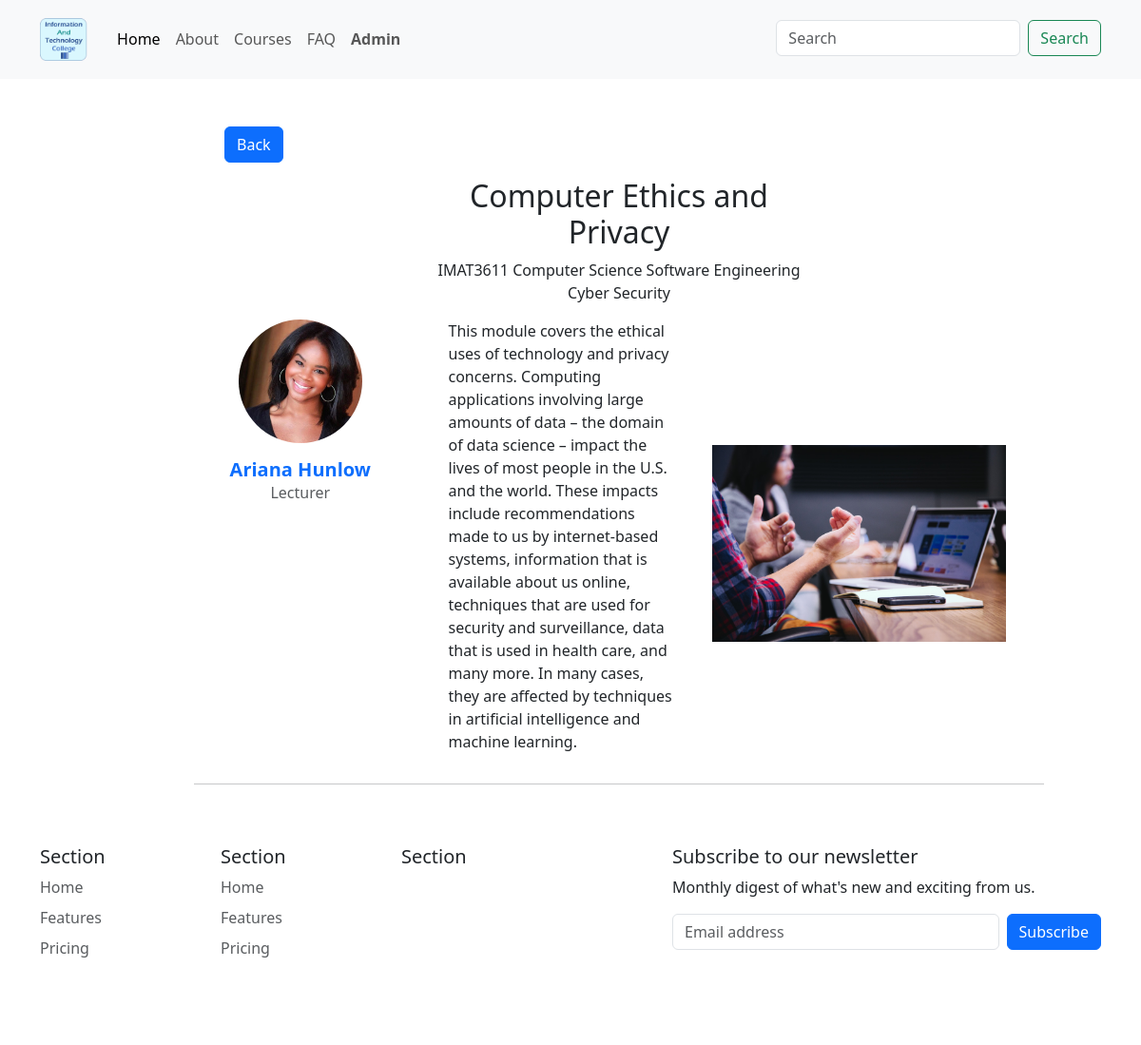
/module/13/, run on the app's committed database.
### base/models.py (models this page shows, shortened)
class Module(models.Model):
    course = models.ManyToManyField(Course)
    code = models.CharField(max_length=200, unique=True)
    title = models.CharField(max_length=200)
    description = models.TextField(null=True, blank=True)
    module_img = models.ImageField(
        upload_to="static/module", height_field=None, width_field=None, max_length=100, null=True, blank=True)
    staff_img = models.ImageField(
        upload_to="static/staff", height_field=None, width_field=None, max_length=100, null=True, blank=True)
    staff_name = models.CharField(max_length=200)

class Course(models.Model):
    topic = models.ForeignKey(Topic, on_delete=models.CASCADE)
    title = models.CharField(max_length=200)
    description = models.TextField(null=True, blank=True)
    requirements = models.TextField(null=True, blank=True)
    updated = models.DateTimeField(auto_now=True)  # last update
    course_img = models.ImageField(
        upload_to="static/course", height_field=None, width_field=None, max_length=100, null=True, blank=True)
    def __str__(self):
        return self.title

### base/views.py (the view)
# urls.py: path('module/<str:pk>/', views.module, name="module"),
def module(request, pk):
    module = Module.objects.get(id=pk)
    context = {
        'module': module}
    return render(request, 'base/module.html', context)

### base/templates/base/module.html (shortened to what this page needs)
{% extends 'main.html' %}
{% load static %}
{% load bootstrap_icons %}
{% block styles %}
<link rel="stylesheet" type="text/css" media="screen" href="{% static 'styles/module.css' %}" />
{% endblock %}
{% block app_content %}
<div class="container">
  <div class="row">
    <div class="back-btn" style="padding-left: 2rem;">
      <p>
        <button type="button" class="btn btn-primary" value="Previous Page" onClick="javascript:history.go(-1);">Back
        </button>
      </p>
    </div>
    <div class="col-md-8 col-xl-6 mx-auto text-center ">
      <h2>{{module.title}}</h2>
      <p class="w-lg-50">{{module.code}} {% bs_icon 'dash-lg' %} {% for course in module.course.all %} {{ course }} {% endfor %}</p>
    </div>
  </div>
  <div class="row">
    <div class="col-md-3">
      <div class="card border-0 shadow-none">
        <div class="card-body text-center d-flex flex-column align-items-center p-0"><img
            class="rounded-circle mb-3 fit-cover" width="130" height="130" style="object-fit: cover;" src="{{module.staff_img.url}}" />
          <h5 class="fw-bold text-primary card-title mb-0"><strong>{{module.staff_name}}</strong></h5>
          <p class="text-muted card-text mb-2">Lecturer</p>
          <ul class="list-inline fs-6 text-muted w-100 mb-0">
          </ul>
        </div>
      </div>
    </div>
    <div class="col-md-9" style="padding-left: 2rem;">
      <div class="container">
          <div class="row align-items-center">
              <div class="col-sm-8 col-md-5 col-lg-5">
                  <p> {{module.description}} </p>
              </div>
              <div class="col-sm-4 col-md-7 col-lg-7">
                <img src="{{module.module_img.url}}" alt="course image" class="img-fluid" style="max-height: 400px; padding: 1rem;">
              </div>
          </div>
      </div>
  </div>
    </div>
  </div>
  <hr>
</div>
{% endblock %}

### data on the page
Module: title "Computer Ethics and Privacy", code "IMAT3611", staff_img (picture), staff_name "Ariana Hunlow", description "This module covers the ethical uses of technology and privacy concerns. Computing applications involving large amounts of data – the domain of data science – impact the lives of most people in the U.S. and the world. These impacts include recommendations made to us by internet-based systems, information that is available about us online, techniques that are used for security and surveillance, data that is used in health care, and many more. In many cases, they are affected by techniques in artificial intelligence and machine learning.", module_img (picture)
Course: title "Computer Science"
Course: title "Software Engineering"
Course: title "Cyber Security"
